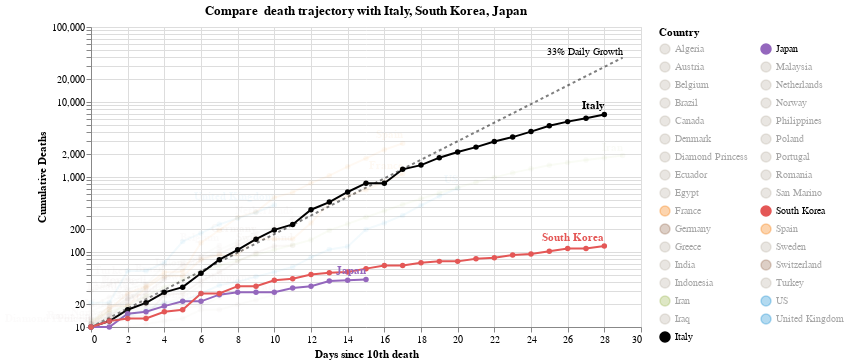

Notebook cell for this chart:
### Code cell
#hide_input
chart = make_since_chart()
chart

### Figure 1 — Vega-Lite specification as saved in the notebook (floating-point values rounded to 4 significant figures; data arrays with more than 128 entries replaced by an {"elided": "..."} marker saying what was removed)
{"config": {"view": {"continuousWidth": 400, "continuousHeight": 300}}, "layer": [{"mark": {"type": "line", "color": "black", "opacity": 0.5, "strokeDash": [3, 3]}, "encoding": {"x": {"type": "quantitative", "field": "Days since 10th death"}, "y": {"type": "quantitative", "field": "Confirmed Cases"}}}, {"mark": {"type": "text", "align": "right", "dy": -6, "fontSize": 10, "text": "33% Daily Growth"}, "encoding": {"x": {"type": "quantitative", "field": "Days since 10th death"}, "y": {"type": "quantitative", "field": "Confirmed Cases"}}, "transform": [{"filter": "(datum['Days since 10th death'] >= 29)"}]}, {"data": {"name": "data-e46b70c777cb035cbac4902ea04975d8"}, "mark": {"type": "line", "point": true}, "encoding": {"color": {"type": "nominal", "field": "Country", "legend": {"columns": 2, "symbolLimit": 33}, "scale": {"domain": ["Algeria", "Austria", "Belgium", "Brazil", "Canada", "Denmark", "Diamond Princess", "Ecuador", "Egypt", "France", "Germany", "Greece", "India", "Indonesia", "Iran", "Iraq", "Italy", "Japan", "Malaysia", "Netherlands", "Norway", "Philippines", "Poland", "Portugal", "Romania", "San Marino", "South Korea", "Spain", "Sweden", "Switzerland", "Turkey", "US", "United Kingdom"], "range": ["#C1B7AD", "#C1B7AD", "#C1B7AD", "#C1B7AD", "#C1B7AD", "#C1B7AD", "#C1B7AD", "#C1B7AD", "#C1B7AD", "#F58518", "#9D755D", "#C1B7AD", "#C1B7AD", "#C1B7AD", "#A1BA59", "#C1B7AD", "black", "#9467bd", "#C1B7AD", "#C1B7AD", "#C1B7AD", "#C1B7AD", "#C1B7AD", "#C1B7AD", "#C1B7AD", "#C1B7AD", "#E45756", "#F58518", "#C1B7AD", "#9D755D", "#C1B7AD", "#2495D3", "#2495D3"]}}, "opacity": {"condition": {"value": 1, "selection": "selector001"}, "value": 0.05}, "tooltip": [{"type": "nominal", "field": "Country"}, {"type": "temporal", "field": "Date"}, {"type": "quantitative", "field": "Confirmed Cases"}, {"type": "quantitative", "field": "Days since 10th death"}], "x": {"type": "quantitative", "field": "Days since 10th death"}, "y": {"type": "quantitative", "axis": {"title": "Cumulative Deaths"}, "field": "Confirmed Cases", "scale": {"type": "log"}}}, "selection": {"selector001": {"type": "multi", "fields": ["Country"], "bind": "legend", "init": [{"Country": "Italy"}, {"Country": "South Korea"}, {"Country": "Japan"}]}}, "width": 550}, {"data": {"name": "data-e46b70c777cb035cbac4902ea04975d8"}, "mark": {"type": "text", "align": "right", "dy": -8, "fontWeight": "bold"}, "encoding": {"color": {"type": "nominal", "field": "Country", "legend": {"columns": 2, "symbolLimit": 33}, "scale": {"domain": ["Algeria", "Austria", "Belgium", "Brazil", "Canada", "Denmark", "Diamond Princess", "Ecuador", "Egypt", "France", "Germany", "Greece", "India", "Indonesia", "Iran", "Iraq", "Italy", "Japan", "Malaysia", "Netherlands", "Norway", "Philippines", "Poland", "Portugal", "Romania", "San Marino", "South Korea", "Spain", "Sweden", "Switzerland", "Turkey", "US", "United Kingdom"], "range": ["#C1B7AD", "#C1B7AD", "#C1B7AD", "#C1B7AD", "#C1B7AD", "#C1B7AD", "#C1B7AD", "#C1B7AD", "#C1B7AD", "#F58518", "#9D755D", "#C1B7AD", "#C1B7AD", "#C1B7AD", "#A1BA59", "#C1B7AD", "black", "#9467bd", "#C1B7AD", "#C1B7AD", "#C1B7AD", "#C1B7AD", "#C1B7AD", "#C1B7AD", "#C1B7AD", "#C1B7AD", "#E45756", "#F58518", "#C1B7AD", "#9D755D", "#C1B7AD", "#2495D3", "#2495D3"]}}, "opacity": {"condition": {"value": 1, "selection": "selector001"}, "value": 0.05}, "text": {"type": "nominal", "field": "Country"}, "tooltip": [{"type": "nominal", "field": "Country"}, {"type": "temporal", "field": "Date"}, {"type": "quantitative", "field": "Confirmed Cases"}, {"type": "quantitative", "field": "Days since 10th death"}], "x": {"type": "quantitative", "field": "Days since 10th death"}, "y": {"type": "quantitative", "axis": {"title": "Cumulative Deaths"}, "field": "Confirmed Cases", "scale": {"type": "log"}}}, "transform": [{"filter": "(datum['Date'] >= 1585008000000)"}], "width": 550}], "data": {"name": "data-f95e9e71ad99c972e2407a210432e38a"}, "title": "Compare  death trajectory with Italy, South Korea, Japan", "$schema": "https://vega.github.io/schema/vega-lite/v4.0.2.json", "datasets": {"data-f95e9e71ad99c972e2407a210432e38a": [{"Days since 10th death": 0, "Confirmed Cases": 10.0}, {"Days since 10th death": 1, "Confirmed Cases": 13.3}, {"Days since 10th death": 2, "Confirmed Cases": 17.69}, {"Days since 10th death": 3, "Confirmed Cases": 23.53}, {"Days since 10th death": 4, "Confirmed Cases": 31.29}, {"Days since 10th death": 5, "Confirmed Cases": 41.62}, {"Days since 10th death": 6, "Confirmed Cases": 55.35}, {"Days since 10th death": 7, "Confirmed Cases": 73.61}, {"Days since 10th death": 8, "Confirmed Cases": 97.91}, {"Days since 10th death": 9, "Confirmed Cases": 130.2}, {"Days since 10th death": 10, "Confirmed Cases": 173.2}, {"Days since 10th death": 11, "Confirmed Cases": 230.3}, {"Days since 10th death": 12, "Confirmed Cases": 306.4}, {"Days since 10th death": 13, "Confirmed Cases": 407.4}, {"Days since 10th death": 14, "Confirmed Cases": 541.9}, {"Days since 10th death": 15, "Confirmed Cases": 720.7}, {"Days since 10th death": 16, "Confirmed Cases": 958.6}, {"Days since 10th death": 17, "Confirmed Cases": 1275.0}, {"Days since 10th death": 18, "Confirmed Cases": 1696.0}, {"Days since 10th death": 19, "Confirmed Cases": 2255.0}, {"Days since 10th death": 20, "Confirmed Cases": 2999.0}, {"Days since 10th death": 21, "Confirmed Cases": 3989.0}, {"Days since 10th death": 22, "Confirmed Cases": 5306.0}, {"Days since 10th death": 23, "Confirmed Cases": 7056.0}, {"Days since 10th death": 24, "Confirmed Cases": 9385.0}, {"Days since 10th death": 25, "Confirmed Cases": 12480.0}, {"Days since 10th death": 26, "Confirmed Cases": 16600.0}, {"Days since 10th death": 27, "Confirmed Cases": 22080.0}, {"Days since 10th death": 28, "Confirmed Cases": 29370.0}, {"Days since 10th death": 29, "Confirmed Cases": 39060.0}], "data-e46b70c777cb035cbac4902ea04975d8": {"elided": "306 records"}}}
